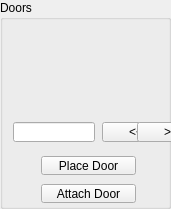
    <widget class="QGroupBox" name="IDC_DOORWAY_GROUP">
      <property name="geometry">
        <rect>
          <x>6</x>
          <y>6</y>
          <width>171</width>
          <height>209</height>
        </rect>
      </property>
      <property name="title">
        <string>Doors</string>
      </property>
      <property name="visible">
        <bool>true</bool>
      </property>
      <property name="enabled">
        <bool>true</bool>
      </property>
      <property name="flat">
        <bool>false</bool>
      </property>
      <widget class="QLabel" name="IDC_DOORPIC">
        <property name="geometry">
          <rect>
            <x>41</x>
            <y>26</y>
            <width>94</width>
            <height>85</height>
          </rect>
        </property>
        <property name="visible">
          <bool>true</bool>
        </property>
        <property name="enabled">
          <bool>true</bool>
        </property>
        <property name="alignment">
          <set>Qt::AlignHCenter</set>
        </property>
      </widget>
      <widget class="QLineEdit" name="IDC_DOORWAYSELEDIT">
        <property name="geometry">
          <rect>
            <x>13</x>
            <y>122</y>
            <width>82</width>
            <height>20</height>
          </rect>
        </property>
        <property name="visible">
          <bool>true</bool>
        </property>
        <property name="enabled">
          <bool>true</bool>
        </property>
        <property name="readOnly">
          <bool>true</bool>
        </property>
      </widget>
      <widget class="QPushButton" name="IDC_PREV_DOOR">
        <property name="geometry">
          <rect>
            <x>102</x>
            <y>122</y>
            <width>68</width>
            <height>20</height>
          </rect>
        </property>
        <property name="text">
          <string>&lt;&lt;</string>
        </property>
        <property name="visible">
          <bool>true</bool>
        </property>
        <property name="enabled">
          <bool>true</bool>
        </property>
        <property name="default">
          <bool>false</bool>
        </property>
        <property name="autoDefault">
          <bool>false</bool>
        </property>
      </widget>
      <widget class="QPushButton" name="IDC_NEXT_DOOR">
        <property name="geometry">
          <rect>
            <x>137</x>
            <y>122</y>
            <width>68</width>
            <height>20</height>
          </rect>
        </property>
        <property name="text">
          <string>&gt;&gt;</string>
        </property>
        <property name="visible">
          <bool>true</bool>
        </property>
        <property name="enabled">
          <bool>true</bool>
        </property>
        <property name="default">
          <bool>false</bool>
        </property>
        <property name="autoDefault">
          <bool>false</bool>
        </property>
      </widget>
      <widget class="QPushButton" name="IDC_DOORWAY_PLACEDOOR">
        <property name="geometry">
          <rect>
            <x>41</x>
            <y>156</y>
            <width>95</width>
            <height>19</height>
          </rect>
        </property>
        <property name="text">
          <string>Place Door</string>
        </property>
        <property name="visible">
          <bool>true</bool>
        </property>
        <property name="enabled">
          <bool>true</bool>
        </property>
        <property name="default">
          <bool>false</bool>
        </property>
        <property name="autoDefault">
          <bool>false</bool>
        </property>
      </widget>
      <widget class="QPushButton" name="IDC_DOORWAY_ATTACHDOOR">
        <property name="geometry">
          <rect>
            <x>41</x>
            <y>184</y>
            <width>95</width>
            <height>19</height>
          </rect>
        </property>
        <property name="text">
          <string>Attach Door</string>
        </property>
        <property name="visible">
          <bool>true</bool>
        </property>
        <property name="enabled">
          <bool>true</bool>
        </property>
        <property name="default">
          <bool>false</bool>
        </property>
        <property name="autoDefault">
          <bool>false</bool>
        </property>
      </widget>
    </widget>
